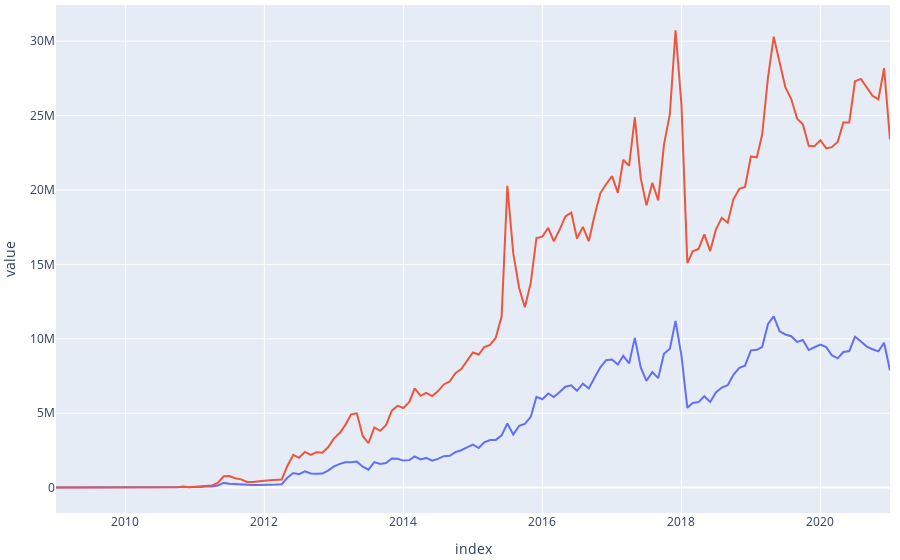

Notebook source saved alongside this figure:
### Code cell
fig =monthly[["nb_transactions","nb_outputs"]].plot.line()
fig=write_formated_plot(fig,output_dir+"nb_transactionsAndOutputs.html")
fig.show()

### Figure 1 — Plotly figure (JSON) as saved in the notebook; plotly's stock layout.template omitted (floating-point values rounded to 4 significant figures; data arrays with more than 128 entries replaced by an {"elided": "..."} marker saying what was removed)
{"data": [{"legendgroup": "nb_transactions", "line": {"color": "#636efa", "dash": "solid"}, "mode": "lines", "name": "nb_transactions", "orientation": "v", "showlegend": true, "type": "scatter", "x": {"elided": "145 str values"}, "xaxis": "x", "y": {"elided": "145 int values"}, "yaxis": "y"}, {"legendgroup": "nb_outputs", "line": {"color": "#EF553B", "dash": "solid"}, "mode": "lines", "name": "nb_outputs", "orientation": "v", "showlegend": true, "type": "scatter", "x": {"elided": "145 str values"}, "xaxis": "x", "y": {"elided": "145 int values"}, "yaxis": "y"}], "layout": {"hovermode": "x unified", "legend": {"title": {"text": "variable"}, "tracegroupgap": 0}, "margin": {"b": 5, "l": 10, "r": 10, "t": 5}, "showlegend": false, "xaxis": {"anchor": "y", "domain": [0, 1], "title": {"text": "index"}}, "yaxis": {"anchor": "x", "domain": [0, 1], "title": {"text": "value"}}}}
